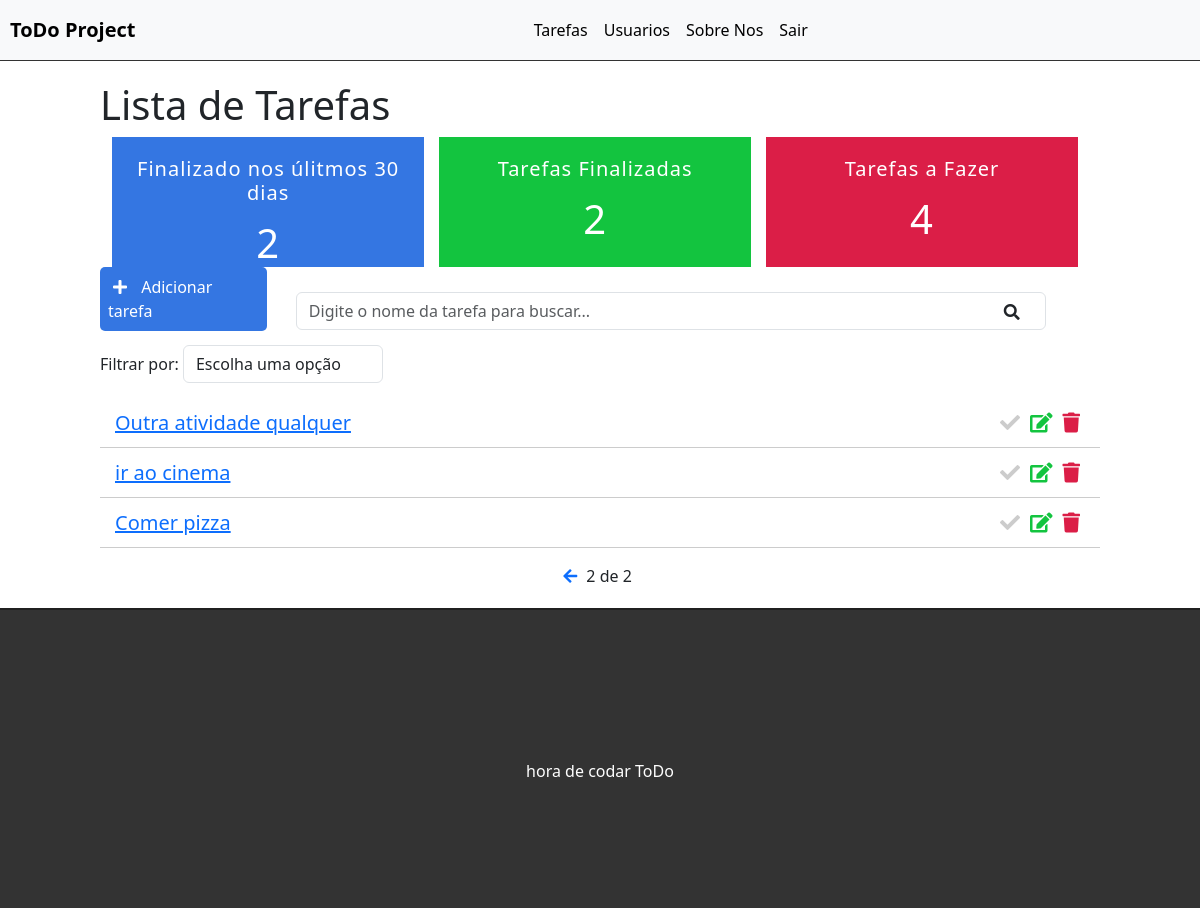
Page /?page=2 (signed in) on the committed database.
### tasks/models.py (models this page shows, shortened)
class Task(models.Model):
    STATUS = (
        ('doing', 'Doing'),
        ('done', 'Done')
    )
    title = models.CharField(max_length=255)
    description = models.TextField()
    done = models.CharField(
        max_length=5,
        choices=STATUS,
    )
    user = models.ForeignKey(get_user_model(), on_delete=models.CASCADE)
    created_at = models.DateTimeField(auto_now_add=True)
    updated_at = models.DateTimeField(auto_now=True)

### tasks/views.py (the view)
# urls.py: path('', views.taskList, name='task-list'),
@login_required
def taskList(request):
    search = request.GET.get('search')
    filter = request.GET.get('filter')
    tasksDoneRecently = Task.objects.filter(done='done', updated_at__gt=datetime.datetime.now()-datetime.timedelta(days=30), user=request.user).count()
    tasksDone = Task.objects.filter(done='done', user=request.user).count()
    tasksDoing = Task.objects.filter(done='doing', user=request.user).count()
    if search:
        tasks = Task.objects.filter(title__icontains=search, user=request.user)
    elif filter:
        tasks = Task.objects.filter(done=filter, user=request.user)
    else:
        tasks_list = Task.objects.all().order_by('-created_at').filter(user=request.user)
        paginator = Paginator(tasks_list, 3)
        page = request.GET.get('page')
        tasks = paginator.get_page(page)
    return render(request, 'tasks/list.html', {
        'tasks': tasks,
        'tasksrecently': tasksDoneRecently,
        'tasksdone':tasksDone,
        'tasksdoing':tasksDoing
    })

### tasks/templates/tasks/list.html (shortened to what this page needs)
{% extends 'base_home.html' %}
{% block content %}
<div class="offset-1 col-10 list-div">
    <h1>Lista de Tarefas</h1>
    <div class="container dashboard">
        <div class="col-4 dashboard-box" id="dashboard-lastday">
            <h4>Finalizado nos úlitmos 30 dias</h4>
            <span>{{ tasksrecently }}</span>
        </div>
        <div class="col-4 dashboard-box" id="dashboard-done">
            <h4>Tarefas Finalizadas</h4>
            <span>{{ tasksdone }}</span>
        </div>
        <div class="col-4 dashboard-box" id="dashboard-doing">
            <h4>Tarefas a Fazer</h4>
            <span>{{ tasksdoing }}</span>
        </div>
    </div>
    <a id="add-link" href="newtask/">
        <div class="col-2 add-div">
            <i class="fas fa-plus"></i> Adicionar tarefa
        </div>
    </a>
    <div class="col-9 search-div">
        <form method="GET" id="search-form">
            <input class="form-control" type="text" id="search" name="search" value="{{ request.GET.search }}" placeholder="Digite o nome da tarefa para buscar...">
            <i class="fas fa-search" id="search-btn"></i>
        </form>
    </div>
    <div class="col-12 filter-div">
        <span>Filtrar por:</span>
        <select name="filter" id ="filter" class="form-control">
            <option value="">Escolha uma opção</option>
        </select>
    </div>
    <ul class="task-list">
        {% for task in tasks %}
        {% if task.done == 'doing' %}
            <li class="task-item">
        {% else %}
            <li class="task-item done">
        {% endif %}
                <span><a href="/task/{{task.id}}">{{task.title}}</a></span>
                <a href="delete/{{task.id}}" class="delete-btn"><span><i class="fas fa-trash"></i></span></a>
                <a href="edit/{{task.id}}"><span><i class="fas fa-edit"></i></span></a>
                <a href="changestatus/{{task.id}}"><span><i class="fas fa-check"></i></span></a>
            </li>
        {% endfor %}
    </ul>
    <div class="pagination">
        <span class="step-links">
            {% if tasks.has_previous %}
                <a href="?page={{ tasks.previous_page_number }}"><i class="fas fa-arrow-left"></i></a>
            {% endif %}
            {% if tasks.paginator.num_pages %}
            <span class="current">
                {{ tasks.number }} de {{ tasks.paginator.num_pages }}
            </span>
            {% endif %}
        </span>
    </div>
</div>
{% endblock %}

### static/css/tasks.css (style rules this page uses)
#add-link { text-decoration: none; }
.add-div { background-color: #3476e2; cursor: pointer; display: inline-block; color: #fff; padding: 8px; border-radius: 5px; margin-right: 25px; }
.fas.fa-plus { color: #FFF; margin-right: 10px; margin-left: 5px; }
.fas.fa-search { position: absolute; top: 12px; right: 26px; cursor: pointer; }
.search-div { padding: 0; margin-top: 15px; margin-bottom: 15px; display: inline-block; position: relative; }
.filter-div { margin-bottom: 15px; padding: 0; }
#filter { display: inline-block; width: 200px; }
.dashboard { color: #333; letter-spacing: 1px; }
.dashboard h4 { font-size: 20px; }
.dashboard span { font-size: 40px; display: block; width: 100%; }
.dashboard-box { float: left; background-color: #dfdfdf; color: #fff; padding: 20px; box-sizing: border-box; height: 130px; width: 32%; text-align: center; }
.dashboard-box:nth-child(2) { margin-left: 1.5%; margin-right: 1.5%; }
#dashboard-lastday { background-color: #3476e2; }
#dashboard-done { background-color: #13c43f; }
#dashboard-doing { background-color: #db1e47; }
.list-div { padding: 0; }
.task-list { padding-left: 0; }
.task-item { list-style: none; font-size: 20px; height: 50px; padding: 0 15px; padding-top: 10px; border-bottom: 1px solid #ccc; }
.fas.fa-trash, .fas.fa-edit, .fas.fa-check { cursor: pointer; margin: 5px; font-size: 20px; float: right; }
.fas.fa-trash { color: #db1e47; }
.fas.fa-edit { color: #13c43f }
.fas.fa-check { color: #ccc }
.pagination { margin-bottom: 20px; }
.step-links { position: relative; margin-left: auto; margin-right: auto; }
.step-links .current { margin-left: 5px; margin-right: 5px; }

### rows in the picture
Task: title "Outra atividade qualquer"
Task: title "ir ao cinema"
Task: title "Comer pizza"

### other values in the picture
{{ tasksrecently }} "2"
{{ tasksdone }} "2"
{{ tasksdoing }} "4"
{{ tasks.number }} "2"
{{ tasks.paginator.num_pages }} "2"
